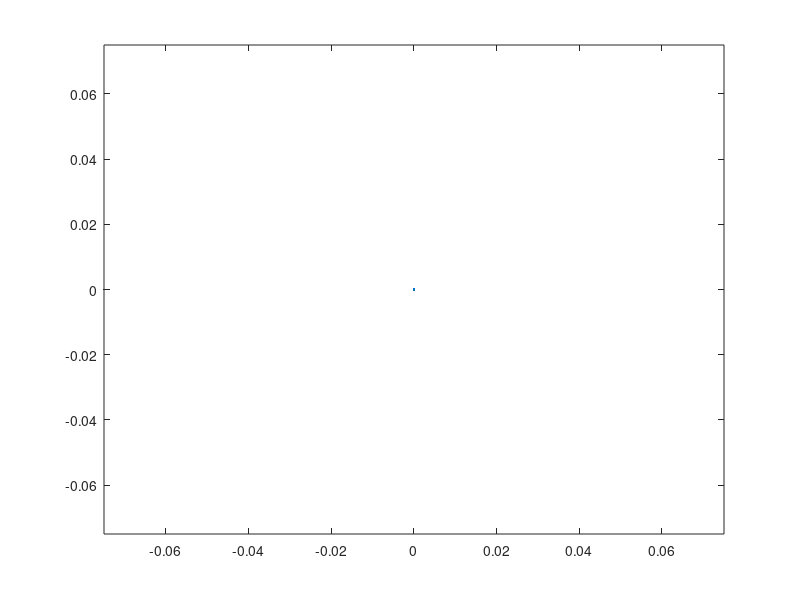

Recreate this plot in MATLAB. (Note: this script raises an error after producing the figure.)
% parametric testing
% playing with the parameters in the min jerk gait

% making an open loop step pattern
a = .05; % step length = 2*a
b = .05; % step height = b
% time t = 0:2*pi parameter for step length
close all;
figure;
plot(0,0); hold on;
xlim([-a a]*1.5);
ylim([-b b ]*1.5);
fractionStep = 1/5; % how long is it in the air out of 1 second
stepPeriod = 2*pi*fractionStep;  % how long the stepping lasts
 % solve for coefficients to create trajectory with min jerk
jerkCoeffs = minimumJerk( 0, 0, 0, ... % Starting Phase/Vel/Accel
                          1, 0, 0, ... % Ending Phase/Vel/Accel
                          stepPeriod);  % Time to touchdown
stepWayPoints = [-a 0; 0 b; a 0];
                      
for t = 0:.1:2*pi % full cycle of step is 2*pi

if (t>=0 && t<2*pi*fractionStep) % swing phase
    
            phase = jerkCoeffs(4)*t.^3 + ...
                    jerkCoeffs(5)*t.^4 + ...
                    jerkCoeffs(6)*t.^5;
                
   yz= interp1([0 .5 1], stepWayPoints, phase, 'spline');
      y = yz(1); z = yz(2);          
                
%     z = -b*sin(t/fractionStep/2 - pi);
%     y = a*cos(t/fractionStep/2 - pi);
    scatter(y,z);
else % stance phase
%       y = a - 2*a*(t/(2*pi - 2*pi*fractionStep) - 2*pi*fractionStep/(2*pi - 2*pi*fractionStep));
       y = stepWayPoints(end,1) - ...
         diff(stepWayPoints([1 end],1))*(t/(2*pi - 2*pi*fractionStep) - 2*pi*fractionStep/(2*pi - 2*pi*fractionStep));
  
z = 0;
      scatter(y,z,'filled');
end


pause(.05);
end
